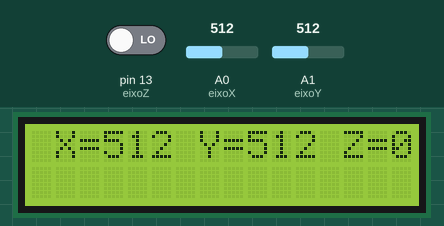
Recording of a sketch running on a simulated Arduino Uno, built with avr-gcc and run on an emulated ATmega328P. On the bench: 16×2 character LCD. The inputs (shaded band) are chosen by the test bench; at power-on: A0 (eixoX) = 512, A1 (eixoY) = 512, pin 13 (eixoZ) LOW. What the sketch prints to the serial monitor is not drawn.

Above: at 1.2 s.
1.3 s: A0 (eixoX) set to 716
At 2.3 s:
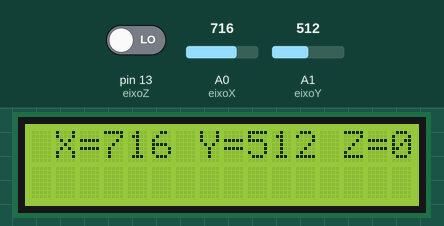
2.9 s: A1 (eixoY) set to 716
At 3.5 s:
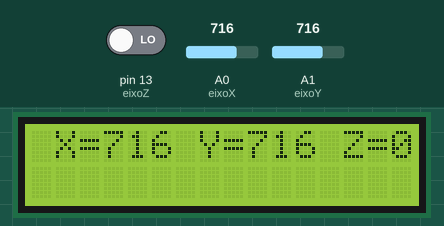
4.4 s: pin 13 (eixoZ) driven HIGH
At 4.8 s:
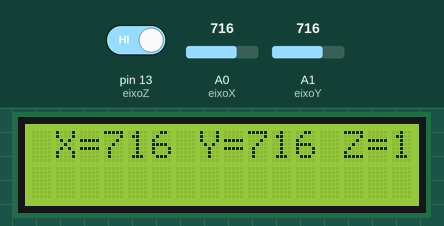
5.9 s: A0 (eixoX) set to 900
At 7.2 s:
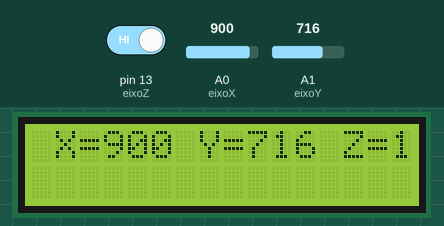
7.5 s: A1 (eixoY) set to 900
At 8.6 s:
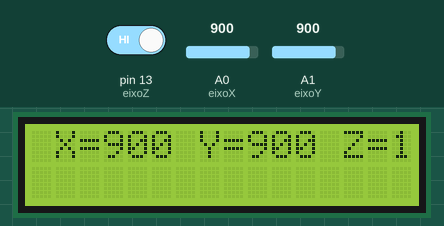
9.0 s: pin 13 (eixoZ) driven LOW
At 9.9 s:
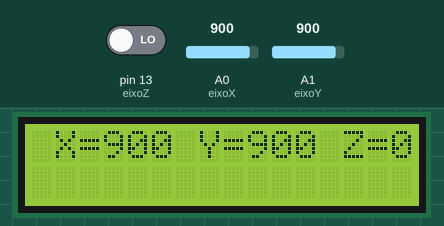
Timing chart, 0 to 12.0 s (numbered marks = the images above; inputs shaded):
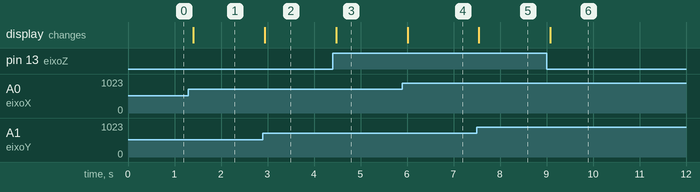

The sketch:

JoyStick.ino
```cpp
// Open Source
// Trabalhando com Display LCD com I2C

#include <Wire.h> //INCLUSÃO DE BIBLIOTECA
#include <LiquidCrystal_I2C.h> //INCLUSÃO DE BIBLIOTECA

LiquidCrystal_I2C lcd(0x27,2,1,0,4,5,6,7,3, POSITIVE); //ENDEREÇO DO I2C E DEMAIS INFORMAÇÕES

//Variável que armazena a posição lida
//nos eixos do joystick
int joystick = 0;

//Atribuindo o pino analógico A0 a variável eixoX
int eixoX = A0;

//Atribuindo o pino analógico A1 a variável eixoY
int eixoY = A1;

//Atribuindo o pino digital 2 a variável eixoZ
int eixoZ = 13;

void setup() {
  lcd.begin (16,2); //SETA A QUANTIDADE DE COLUNAS(16) E O NÚMERO DE LINHAS(2) DO DISPLAY
  lcd.setBacklight(HIGH); //LIGA O BACKLIGHT (LUZ DE FUNDO)
  //Definindo eixoZ como um pino de entrada
  pinMode(eixoZ, INPUT);

  //Ativando o Serial Monitor que exibirá os
  //valores lidos no Joystick
  Serial.begin(9600);
}

void loop() {
  //Lê o valor do eixoX
  joystick = analogRead(eixoX);

  //imprime o valor do eixoX
  Serial.print("  X=");
  Serial.print(joystick);
  lcd.clear();
  lcd.setCursor(0,0); //SETA A POSIÇÃO DO CURSOR
  lcd.print(" X="); //IMPRIME O TEXTO NO DISPLAY LCD
  lcd.print(joystick); //IMPRIME O TEXTO NO DISPLAY LCD

  //Lê o valor do eixoY
  joystick = analogRead(eixoY);

  //imprime o valor do eixoY
  Serial.print("   Y=");
  Serial.print(joystick);
  lcd.print(" Y=");
  lcd.print(joystick);

  //Lê o valor do eixoZ
  joystick = digitalRead(eixoZ);

  //imprime o valor do eixoZ
  Serial.print("   Z=");
  Serial.println(joystick);
  lcd.print(" Z=");
  lcd.print(joystick);

  //espera 200 milisegundos.
  //Se vc quiser aumentar a velocidade
  //de leitura dos valores do joystick
  //diminua o tempo de espera. Ex: delay(100);
  delay(200);
}
```

Measured:
- after the input at 1.3 s, the display: changes after 0.10 s (image 1)
- after the input at 2.9 s, the display: changes at once (image 2)
- after the input at 4.4 s, the display: changes after 0.07 s (image 3)
- after the input at 5.9 s, the display: changes after 0.11 s (image 4)
- after the input at 7.5 s, the display: changes after 0.05 s (image 5)
- after the input at 9.0 s, the display: changes after 0.08 s (image 6)
